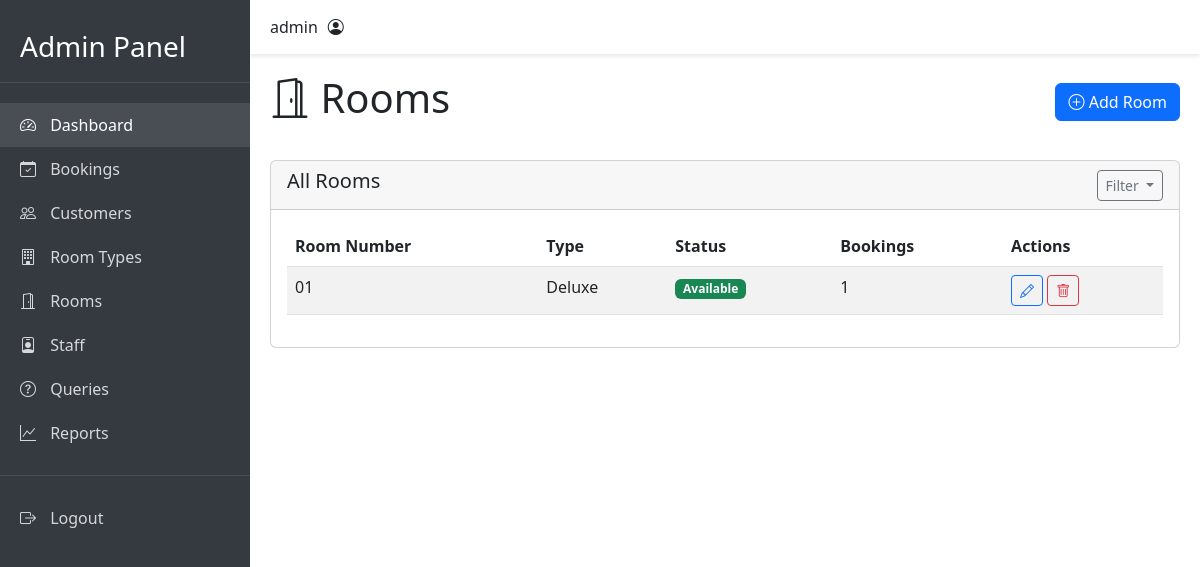
/admin/rooms (signed in), run on the app's committed database.
### app.py (models this page shows)
class Room(db.Model):
    id = db.Column(db.Integer, primary_key=True)
    room_number = db.Column(db.String(10), unique=True, nullable=False)
    status = db.Column(db.String(20), default='Available')
    type_id = db.Column(db.Integer, db.ForeignKey('room_type.id'), nullable=False)
    bookings = db.relationship('Booking', backref='room', lazy=True)

class RoomType(db.Model):
    id = db.Column(db.Integer, primary_key=True)
    name = db.Column(db.String(50), unique=True, nullable=False)
    description = db.Column(db.Text)
    base_price = db.Column(db.Float, nullable=False)
    capacity = db.Column(db.Integer, nullable=False)
    image = db.Column(db.String(100))
    rooms = db.relationship('Room', backref='room_type', lazy=True)

### app.py (the view, shortened to what this page needs)
@app.route('/admin/rooms', methods=['GET', 'POST'])
@login_required
def manage_rooms():
    rooms = Room.query.all()
    room_types = RoomType.query.all()
    return render_template('admin/rooms.html', rooms=rooms, room_types=room_types)

### app.py (called while the page is built, shortened)
def login_required(f):
    @wraps(f)
    def decorated_function(*args, **kwargs):
        if 'admin_logged_in' not in session:
            flash('Please login first', 'error')
            return redirect(url_for('admin_login', next=request.url))
        return f(*args, **kwargs)
    return decorated_function

@app.after_request
def add_security_headers(response):
    return response

### templates/admin/rooms.html (shortened to what this page needs)
{% extends "admin/base.html" %}
{% block content %}
<div class="page-header d-flex justify-content-between align-items-center">
    <h1><i class="bi bi-door-open"></i> Rooms</h1>
    <a href="{{ url_for('manage_rooms') }}?action=new" class="btn btn-primary">
        <i class="bi bi-plus-circle"></i> Add Room
    </a>
</div>
<div class="card">
    <div class="card-header">
        <div class="d-flex justify-content-between align-items-center">
            <h5>All Rooms</h5>
            <div class="btn-group">
                <button class="btn btn-sm btn-outline-secondary dropdown-toggle" type="button" data-bs-toggle="dropdown">
                    Filter
                </button>
            </div>
        </div>
    </div>
    <div class="card-body">
        <div class="table-responsive">
            <table class="table table-striped">
                <thead>
                    <tr>
                        <th>Room Number</th>
                        <th>Type</th>
                        <th>Status</th>
                        <th>Bookings</th>
                        <th>Actions</th>
                    </tr>
                </thead>
                <tbody>
                    {% for room in rooms %}
                    <tr>
                        <td>{{ room.room_number }}</td>
                        <td>{{ room.room_type.name }}</td>
                        <td>
                            <span class="badge bg-{{
                                'success' if room.status == 'Available'
                                else 'warning' if room.status == 'Occupied'
                                else 'danger'
                            }}">
                                {{ room.status }}
                            </span>
                        </td>
                        <td>{{ room.bookings|length }}</td>
                        <td>
                            <a href="{{ url_for('edit_room', room_id=room.id) }}" class="btn btn-sm btn-outline-primary">
                                <i class="bi bi-pencil"></i>
                            </a>
                            <form method="POST" action="{{ url_for('delete_room', room_id=room.id) }}" class="d-inline">
                                <button type="submit" class="btn btn-sm btn-outline-danger" onclick="return confirm('Are you sure?')">
                                    <i class="bi bi-trash"></i>
                                </button>
                            </form>
                        </td>
                    </tr>
                    {% endfor %}
                </tbody>
            </table>
        </div>
    </div>
</div>
{% endblock %}

### static/css/admin.css (style rules this page uses)
.page-header { margin-bottom: 30px; display: flex; justify-content: space-between; align-items: center; }

### data on the page
Room: room_number "01", room_type.name "Deluxe", status "Available", bookings|length "1"

### other printed values
{{ session.username }} "admin"
